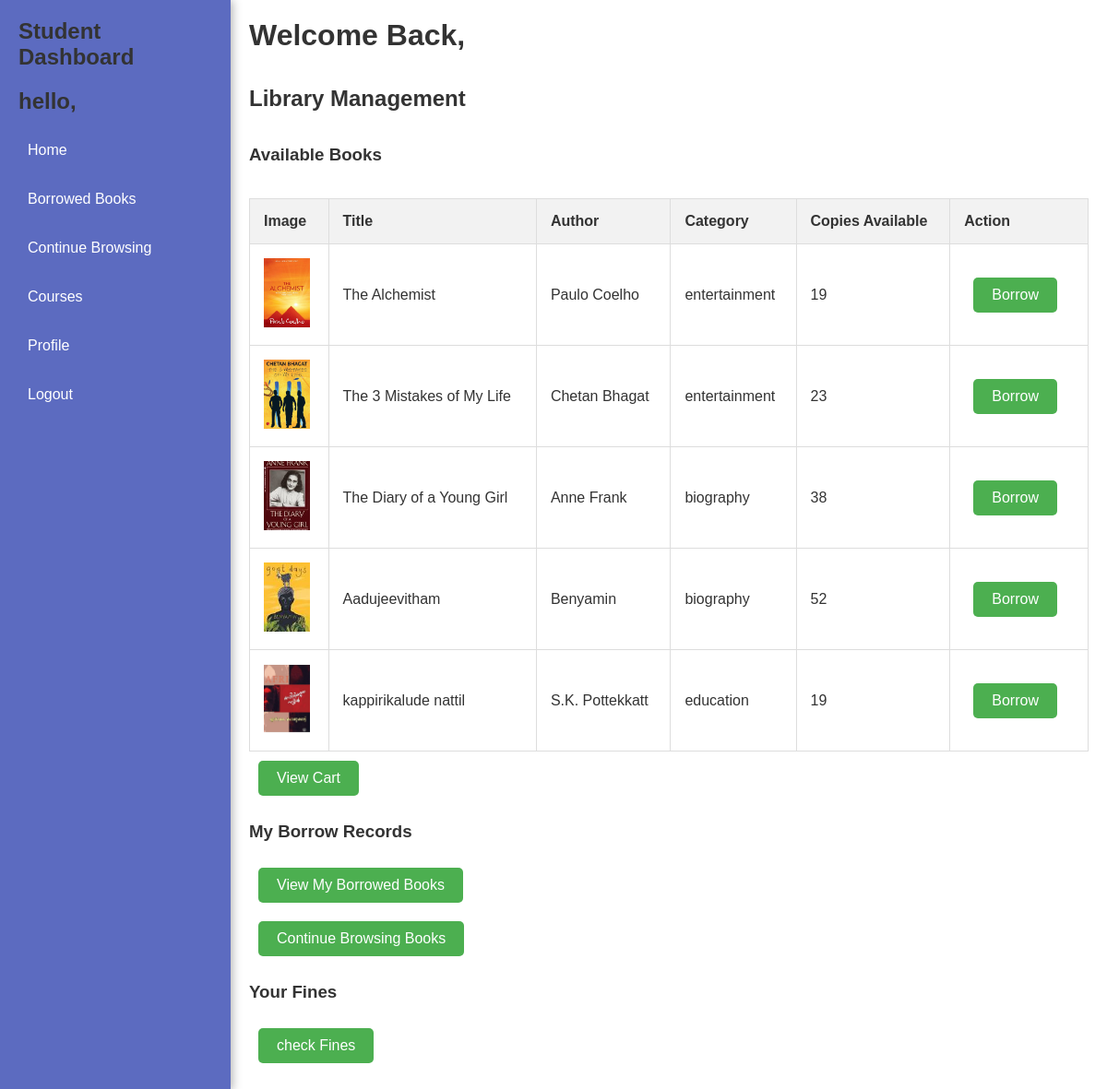
Before: /member_dashboard with the older database file.
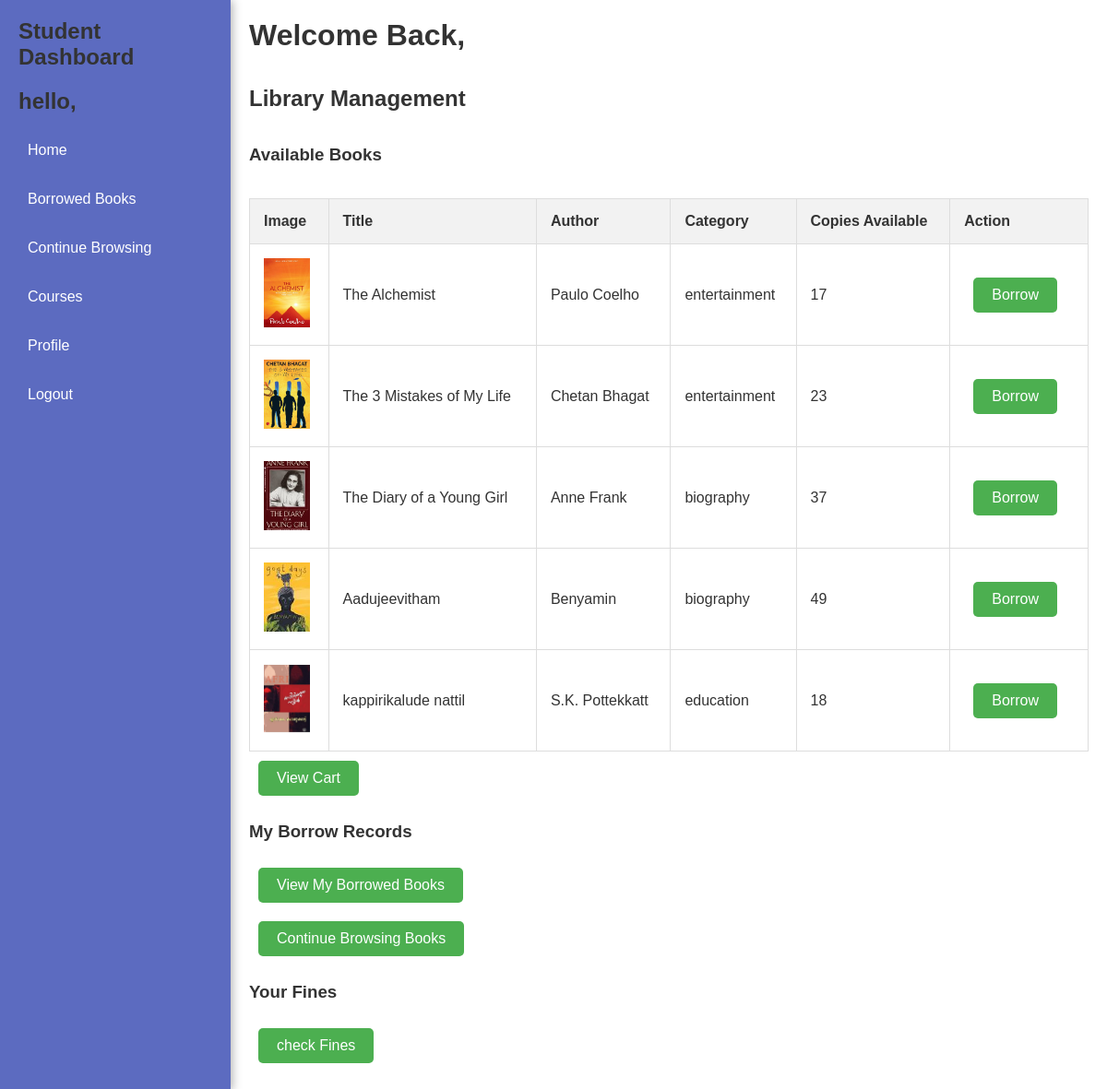
After: the same page with the newer database file.
### home/models.py (models this page shows, shortened)
class Book(models.Model):
    CATEGORY_CHOICES = [
        ('education', 'Education'),
        ('entertainment', 'Entertainment'),
        ('comics', 'Comics'),
        ('biography', 'Biography'),
        ('history', 'History'),
    ]
    img = models.ImageField(upload_to='pictures/', blank=True, null=True)
    name = models.CharField(max_length=100)
    isbn = models.CharField(max_length=13, unique=True)
    author = models.CharField(max_length=100)
    category = models.CharField(max_length=30, choices=CATEGORY_CHOICES, default='education')
    copies_available = models.PositiveIntegerField(default=1)

### home/views.py (the view)
# urls.py: path('member_dashboard', views.member_dashboard, name='member_dashboard'),
def member_dashboard(request):
    return render(request, 'dashboards/member_dashboard.html')

### home/context_processor.py (called while the page is built)
def cate(request):
    books = Book.objects.all()
    book_count = books.count()
    return {'books': books, 'book_count': book_count}

### templates/dashboards/member_dashboard.html (shortened to what this page needs)
<!DOCTYPE html>
<html lang="en">
<head>
</head>
<body>
    <div class="dashboard">
        <aside class="sidebar">
            <h2>Student Dashboard</h2>
            <h2>hello,  {{ user.username }}</h2>
            <ul>
                <li><a href="{% url 'home' %}">Home</a></li>
                <li><a href="{% url 'member_borrow_records' %}">Borrowed Books</a></li>
                <li><a href="{% url 'list_all_book' %}">Continue Browsing</a></li>
                <li><a href="#">Courses</a></li>
                <li><a href="{% url 'member_profile' %}">Profile</a></li>
                <li><a href="{% url 'logout' %}">Logout</a></li>
            </ul>
        </aside>
        <main class="main-content">
            <header>
                <h1>Welcome Back,  {{ user.username }}</h1><br><br>
            </header>
            <h2>Library Management</h2><br><br>
            <h3>Available Books</h3><br><br>
            {% if books %}
                <table>
                    <thead>
                        <tr>
                            <th>Image</th>
                            <th>Title</th>
                            <th>Author</th>
                            <th>Category</th>
                            <th>Copies Available</th>
                            <th>Action</th>
                        </tr>
                    </thead>
                    <tbody>
                        {% for book in books %}
                        <tr>
                            <td><img src="{{ book.img.url }}" alt="Cover image of {{ book.name }}"></td>
                            <td>{{ book.name }}</td>
                            <td>{{ book.author }}</td>
                            <td>{{ book.category }}</td>
                            <td>{{ book.copies_available }}</td>
                            <td><a class="btn btn-addbook" href="{% url 'add_to_cart' book.id %}">Borrow</a></td>
                        </tr>
                        {% endfor %}
                    </tbody>
                </table>
                <a class="btn btn-addbook" href="{% url 'view_cart' %}">View Cart</a><br><br>
            {% else %}
                <p>No books available.</p>
            {% endif %}
            <h3>My Borrow Records</h3><br>
            <a class="btn btn-addbook" href="{% url  'member_borrow_records' %}">View My Borrowed Books</a><br>
            <a class="btn btn-addbook" href="{% url 'list_all_book' %}">Continue Browsing Books</a><br><br>
            <h3>Your Fines</h3><br>
        <a class="btn btn-addbook" href="{% url 'payment_success' %}">check Fines</a>
        </main>
    </div>
</body>
</html>

### templates/dashboards/member_dashboard.html (style rules this page uses)
* { box-sizing: border-box; margin: 0; padding: 0; }
body { font-family: 'Arial', sans-serif; background: linear-gradient(135deg, #f0f4f8, #e0e7ff); color: #333; }
.dashboard { display: flex; height: 100vh; }
.sidebar { background: #5c6bc0; color: white; padding: 20px; width: 250px; box-shadow: 2px 0 10px rgba(0, 0, 0, 0.3); position: relative; }
.sidebar h2 { margin-bottom: 20px; font-size: 24px; }
.sidebar ul { list-style-type: none; }
.sidebar ul li { margin: 15px 0; }
.sidebar ul li a { color: white; text-decoration: none; padding: 10px; display: block; transition: background 0.3s, transform 0.3s; }
.main-content { flex: 1; padding: 20px; background: white; overflow-y: auto; box-shadow: 0 2px 10px rgba(0, 0, 0, 0.1); }
h2 { color: #333; }
table { width: 100%; border-collapse: collapse; }
table, th, td { border: 1px solid #ddd; }
th, td { padding: 15px; text-align: left; }
th { background-color: #f2f2f2; }
img { width: 50px; height: 75px; object-fit: cover; }
.btn { padding: 10px 20px; margin: 10px; font-size: 16px; border: none; border-radius: 5px; cursor: pointer; text-decoration: none; display: inline-block; }
.btn-addbook { background-color: #4CAF50; color: white; }

Changed rows visible on the page:
changed Book "The Alchemist": copies_available "19" → "17"
changed Book "The Diary of a Young Girl": copies_available "38" → "37"
changed Book "Aadujeevitham": copies_available "52" → "49"
changed Book "kappirikalude nattil": copies_available "19" → "18"
